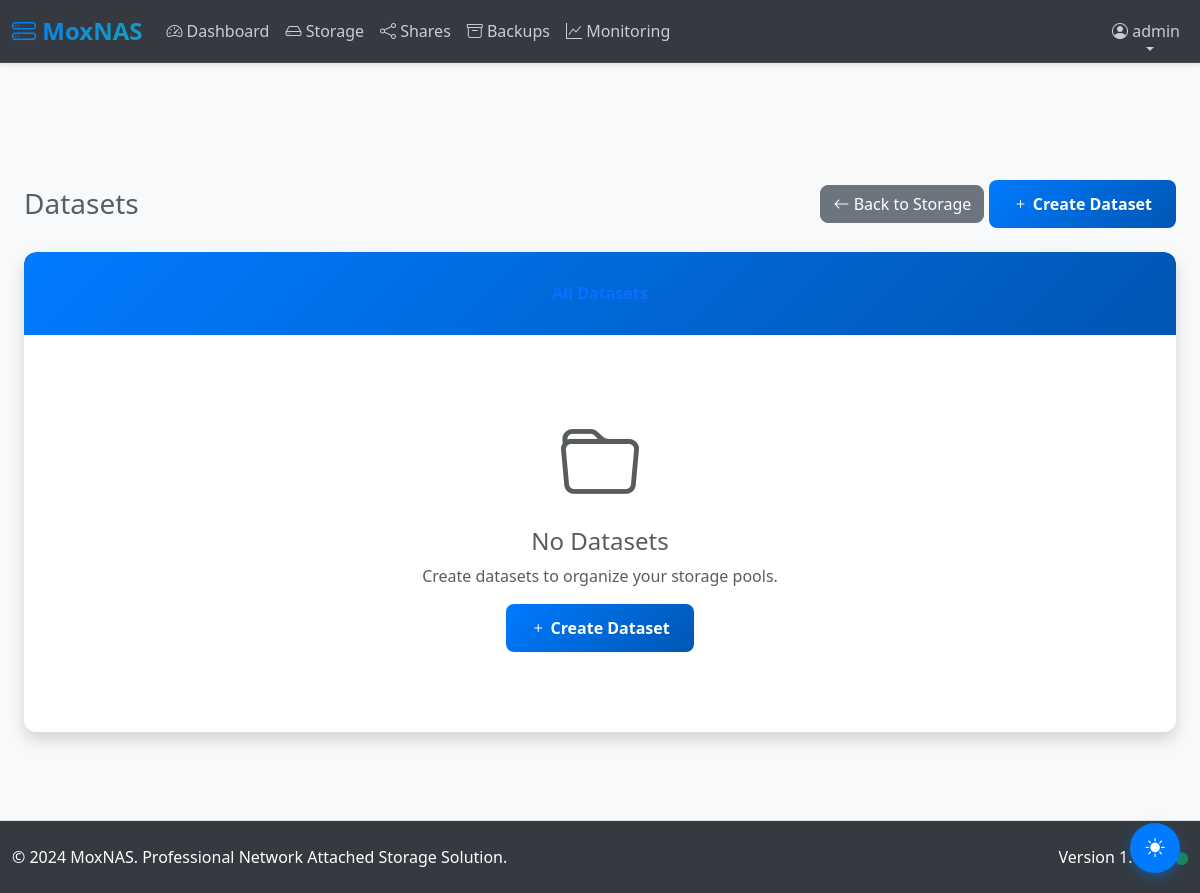
The app's page /storage/datasets (signed in), older data.
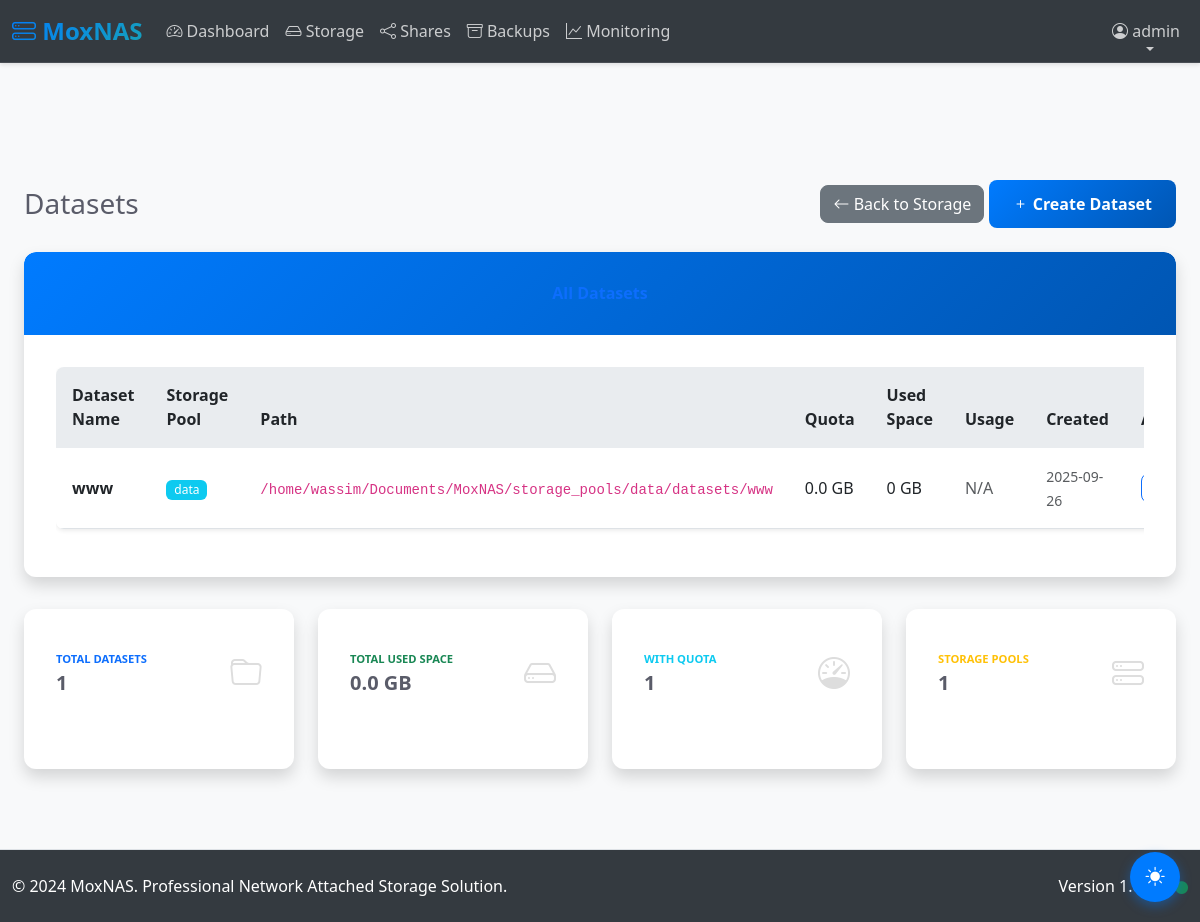
The same page, newer data.
### app/models.py (models this page shows, shortened)
class Dataset(db.Model):
    __tablename__ = "datasets"
    id = db.Column(db.Integer, primary_key=True)
    name = db.Column(db.String(128), nullable=False, index=True)
    path = db.Column(db.String(512), unique=True, nullable=False)
    pool_id = db.Column(db.Integer, db.ForeignKey("storage_pools.id"), nullable=False, index=True)
    quota_size = db.Column(db.BigInteger)  # Quota in bytes
    used_size = db.Column(db.BigInteger, default=0)
    owner_uid = db.Column(db.Integer, default=0)
    owner_gid = db.Column(db.Integer, default=0)
    permissions = db.Column(db.String(10), default="755")
    created_at = db.Column(db.DateTime, default=lambda: datetime.now(timezone.utc), index=True)
    created_by_id = db.Column(db.Integer, db.ForeignKey("users.id"))
    updated_at = db.Column(
        db.DateTime,
        default=lambda: datetime.now(timezone.utc),
        onupdate=lambda: datetime.now(timezone.utc),
    )
    shares = db.relationship("Share", backref="dataset", lazy="dynamic")
    created_by = db.relationship("User", backref="created_datasets")

class StoragePool(db.Model):
    __tablename__ = "storage_pools"
    id = db.Column(db.Integer, primary_key=True)
    name = db.Column(db.String(128), unique=True, nullable=False, index=True)
    raid_level = db.Column(db.String(32), nullable=False)  # raid0, raid1, raid5, raid10
    filesystem_type = db.Column(db.String(32), nullable=False, default="ext4")
    mount_point = db.Column(db.String(255), unique=True, nullable=False)
    total_size = db.Column(db.BigInteger)  # Total size in bytes
    used_size = db.Column(db.BigInteger, default=0)
    available_size = db.Column(db.BigInteger)
    status = db.Column(db.Enum(PoolStatus), nullable=False, default=PoolStatus.HEALTHY, index=True)
    last_scrub = db.Column(db.DateTime, index=True)
    scrub_progress = db.Column(db.Integer, default=0)  # Percentage
    auto_scrub_enabled = db.Column(db.Boolean, default=True)
    scrub_schedule = db.Column(db.String(128))  # Cron expression
    created_at = db.Column(db.DateTime, default=lambda: datetime.now(timezone.utc), index=True)
    created_by_id = db.Column(db.Integer, db.ForeignKey("users.id"))
    updated_at = db.Column(
        db.DateTime,
        default=lambda: datetime.now(timezone.utc),
        onupdate=lambda: datetime.now(timezone.utc),
    )
    devices = db.relationship("StorageDevice", backref="pool", lazy="dynamic")
    datasets = db.relationship("Dataset", backref="pool", lazy="dynamic")
    created_by = db.relationship("User", backref="created_pools")

### app/storage/routes.py (the view)
@bp.route("/datasets")
@login_required
def datasets():
    page = request.args.get("page", 1, type=int)
    datasets = Dataset.query.paginate(page=page, per_page=20, error_out=False)
    return render_template("storage/datasets.html", datasets=datasets)

### app/models.py (called while the page is built)
    def is_admin(self) -> bool:
        return self.role == UserRole.ADMIN

### app/security/hardening.py (called while the page is built, shortened)
    def security_headers(self):
        if not current_app.config.get("SECURITY_HARDENING_ENABLED"):
            return

    def session_security(self):
        if not current_app.config.get("SECURITY_HARDENING_ENABLED"):
            return

    def response_security_headers(self, response):
        if not current_app.config.get("SECURITY_HARDENING_ENABLED"):
            return response

### app/utils/enhanced_logging.py (called while the page is built)
def setup_correlation_id():
    if has_request_context():
        header_name = current_app.config.get('LOG_REQUEST_ID_HEADER', 'X-Request-ID')
        correlation_id = request.headers.get(header_name)
        if not correlation_id:
            correlation_id = str(uuid.uuid4())
        correlation_context.correlation_id = correlation_id
        g.correlation_id = correlation_id
        from flask_login import current_user
        if hasattr(current_user, 'id') and current_user.is_authenticated:
            correlation_context.user_id = current_user.id
        correlation_context.ip_address = request.remote_addr
        return correlation_id
    return None

### app/templates/storage/datasets.html (shortened to what the changed rows need)
{% extends "base.html" %}
{% block content %}
<div class="container-fluid">
    <div class="d-sm-flex align-items-center justify-content-between mb-4">
        <h1 class="h3 mb-0 text-gray-800">Datasets</h1>
    </div>
    <div class="card shadow mb-4">
        <div class="card-body">
            {% if datasets.items %}
                <div class="table-responsive">
                    <table class="table table-hover">
                        <thead>
                            <tr>
                                <th>Dataset Name</th>
                                <th>Storage Pool</th>
                                <th>Path</th>
                                <th>Quota</th>
                                <th>Used Space</th>
                                <th>Usage</th>
                                <th>Created</th>
                                <th>Actions</th>
                            </tr>
                        </thead>
                        <tbody>
                            {% for dataset in datasets.items %}
                            <tr>
                                <td>
                                    <strong>{{ dataset.name }}</strong>
                                </td>
                                <td>
                                    <span class="badge bg-info">{{ dataset.pool.name }}</span>
                                </td>
                                <td>
                                    <code>{{ dataset.path }}</code>
                                </td>
                                <td>
                                    {% if dataset.quota_size %}
                                        {{ "%.1f"|format(dataset.quota_size / 1024**3) }} GB
                                    {% else %}
                                        <span class="text-muted">Unlimited</span>
                                    {% endif %}
                                </td>
                                <td>
                                    {% if dataset.used_size %}
                                        {{ "%.1f"|format(dataset.used_size / 1024**3) }} GB
                                    {% else %}
                                        0 GB
                                    {% endif %}
                                </td>
                                <td>
                                    {% if dataset.quota_size and dataset.used_size %}
                                        {% set usage_percent = (dataset.used_size / dataset.quota_size * 100) %}
                                        <div class="progress" style="width: 100px;">
                                            <div class="progress-bar bg-{{ 'danger' if usage_percent > 90 else 'warning' if usage_percent > 75 else 'success' }}"
                                                 style="width: {{ usage_percent }}%"></div>
                                        </div>
                                        <small>{{ "%.1f"|format(usage_percent) }}%</small>
                                    {% else %}
                                        <span class="text-muted">N/A</span>
                                    {% endif %}
                                </td>
                                <td>
                                    <small class="text-muted">{{ dataset.created_at.strftime('%Y-%m-%d') if dataset.created_at else 'Unknown' }}</small>
                                </td>
                                <td>
                                    <div class="btn-group" role="group">
                                        <button type="button" class="btn btn-sm btn-outline-primary"
                                                onclick="editDataset({{ dataset.id }})">
                                        </button>
                                    </div>
                                </td>
                            </tr>
                            {% endfor %}
                        </tbody>
                    </table>
                </div>
            {% else %}
                <div class="text-center py-5">
                    <i class="bi bi-folder display-1 text-muted"></i>
                    <h4 class="mt-3 text-muted">No Datasets</h4>
                    <p class="text-muted">Create datasets to organize your storage pools.</p>
                    <a href="{{ url_for('storage.create_dataset') }}" class="btn btn-primary">
                        <i class="bi bi-plus"></i> Create Dataset
                    </a>
                </div>
            {% endif %}
        </div>
    </div>
    {% if datasets.items %}
    <div class="row">
        <div class="col-xl-3 col-md-6 mb-4">
            <div class="card border-left-primary shadow h-100 py-2">
                <div class="card-body">
                    <div class="row no-gutters align-items-center">
                        <div class="col mr-2">
                            <div class="text-xs font-weight-bold text-primary text-uppercase mb-1">
                                Total Datasets
                            </div>
                            <div class="h5 mb-0 font-weight-bold text-gray-800">{{ datasets.total }}</div>
                        </div>
                        <div class="col-auto">
                            <i class="bi bi-folder text-gray-300" style="font-size: 2rem;"></i>
                        </div>
                    </div>
                </div>
            </div>
        </div>
        <div class="col-xl-3 col-md-6 mb-4">
            <div class="card border-left-success shadow h-100 py-2">
                <div class="card-body">
                    <div class="row no-gutters align-items-center">
                        <div class="col mr-2">
                            <div class="text-xs font-weight-bold text-success text-uppercase mb-1">
                                Total Used Space
                            </div>
                            <div class="h5 mb-0 font-weight-bold text-gray-800">
                                {% set total_used = datasets.items|sum(attribute='used_size') or 0 %}
                                {{ "%.1f"|format(total_used / 1024**3) }} GB
                            </div>
                        </div>
                        <div class="col-auto">
                            <i class="bi bi-hdd text-gray-300" style="font-size: 2rem;"></i>
                        </div>
                    </div>
                </div>
            </div>
        </div>
        <div class="col-xl-3 col-md-6 mb-4">
            <div class="card border-left-info shadow h-100 py-2">
                <div class="card-body">
                    <div class="row no-gutters align-items-center">
                        <div class="col mr-2">
                            <div class="text-xs font-weight-bold text-info text-uppercase mb-1">
                                With Quota
                            </div>
                            <div class="h5 mb-0 font-weight-bold text-gray-800">
                                {% set quota_count = datasets.items|selectattr('quota_size')|list|length %}
                                {{ quota_count }}
                            </div>
                        </div>
                        <div class="col-auto">
                            <i class="bi bi-speedometer text-gray-300" style="font-size: 2rem;"></i>
                        </div>
                    </div>
                </div>
            </div>
        </div>
        <div class="col-xl-3 col-md-6 mb-4">
            <div class="card border-left-warning shadow h-100 py-2">
                <div class="card-body">
                    <div class="row no-gutters align-items-center">
                        <div class="col mr-2">
                            <div class="text-xs font-weight-bold text-warning text-uppercase mb-1">
                                Storage Pools
                            </div>
                            <div class="h5 mb-0 font-weight-bold text-gray-800">
                                {% set pool_count = datasets.items|map(attribute='pool')|unique|list|length %}
                                {{ pool_count }}
                            </div>
                        </div>
                        <div class="col-auto">
                            <i class="bi bi-hdd-stack text-gray-300" style="font-size: 2rem;"></i>
                        </div>
                    </div>
                </div>
            </div>
        </div>
    </div>
    {% endif %}
</div>
{% endblock %}

Row changes from the older to the newer data that the page shows:
added Dataset: name "www", pool.name "data", path "/home/wassim/Documents/MoxNAS/storage_pools/data/datasets/www", dataset.quota_size/1024**3 "0.0", used_size "0 GB", created_at "2025-09-26"
Text that changed along with them:
{{ datasets.total }}: (not shown) → "1"
{{ "%.1f"|format(total_used / 1024**3) }}: (not shown) → "0.0"
{{ quota_count }}: (not shown) → "1"
{{ pool_count }}: (not shown) → "1"
text no longer shown: "No Datasets Create datasets to organize your storage pools. Create Dataset"
text now shown: "Dataset Name Storage Pool Path Quota Used Space Usage Created TOTAL DATASETS TOTAL USED SPACE GB WITH QUOTA STORAGE POOLS"
